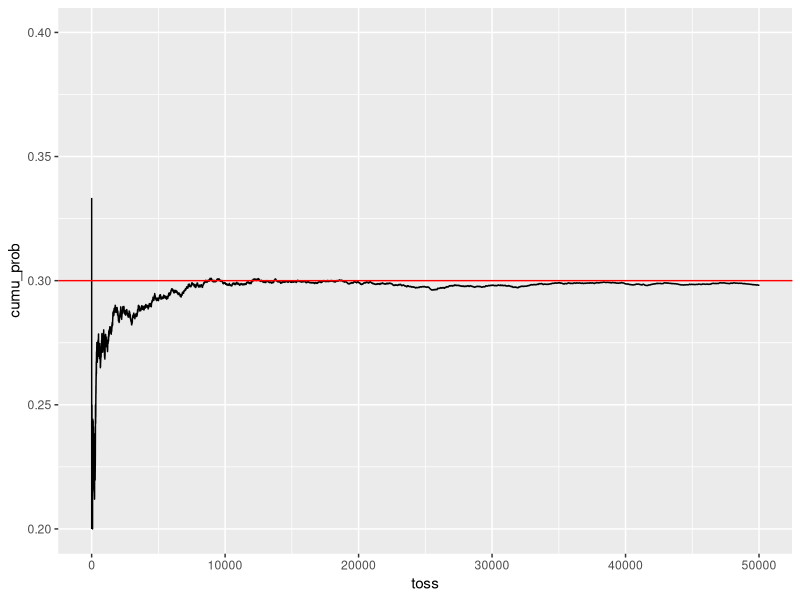
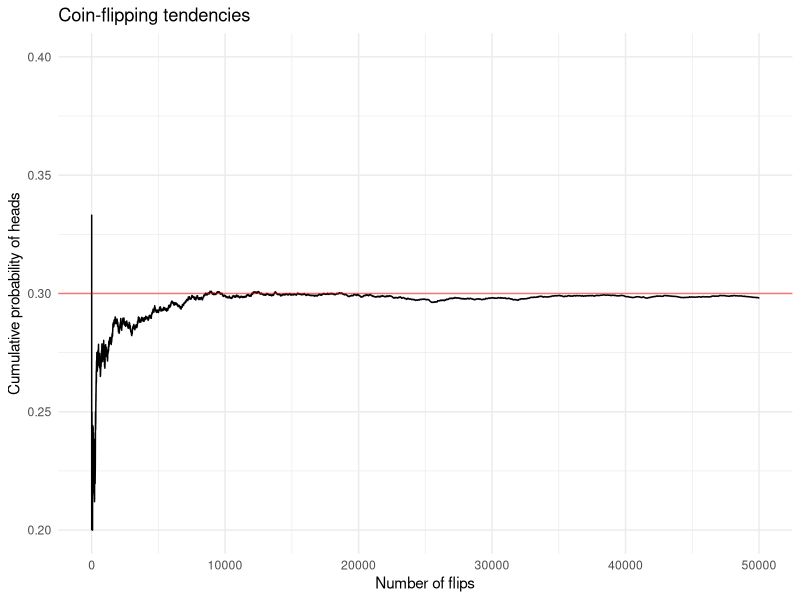
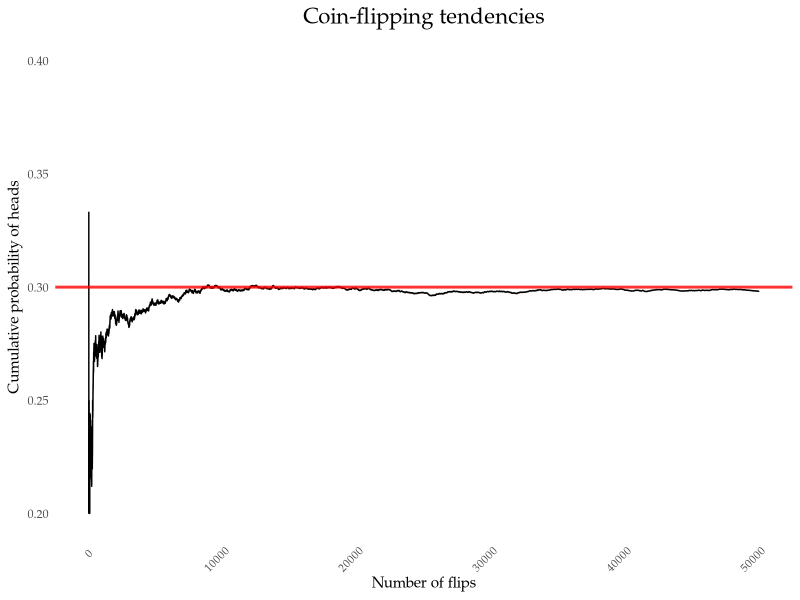
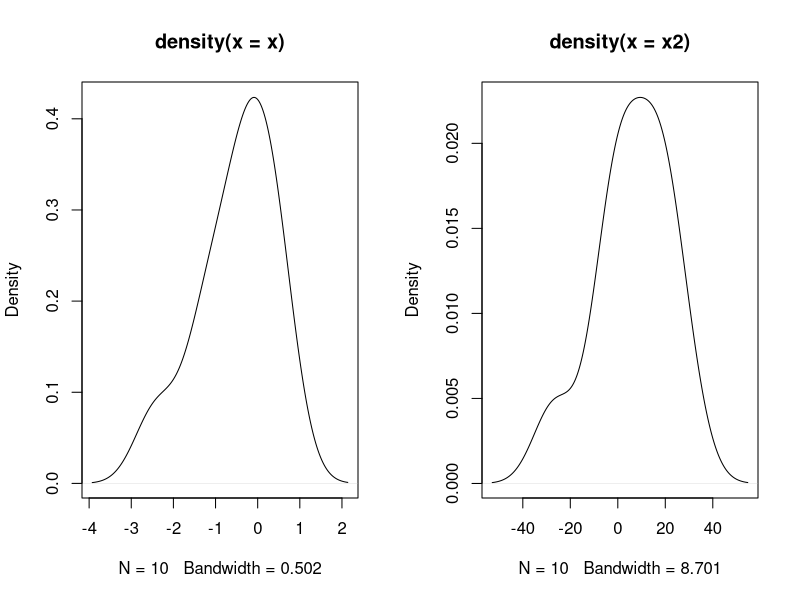
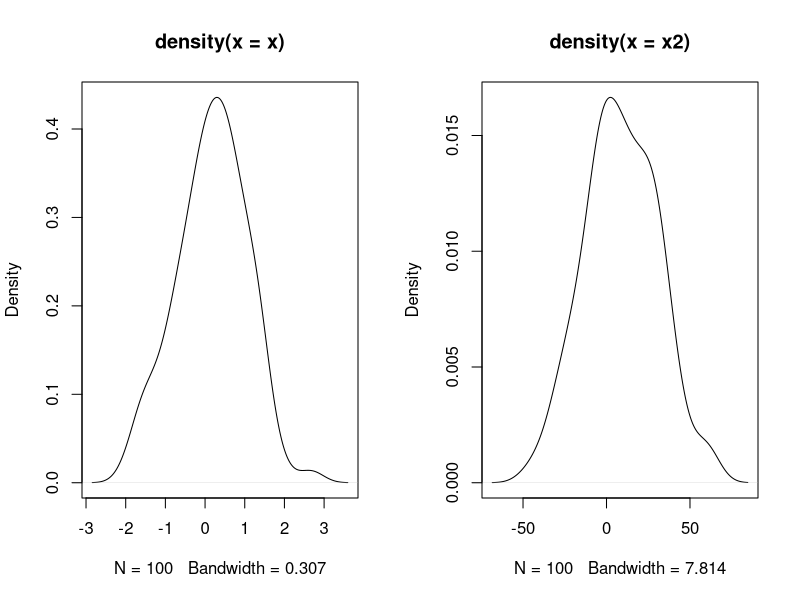
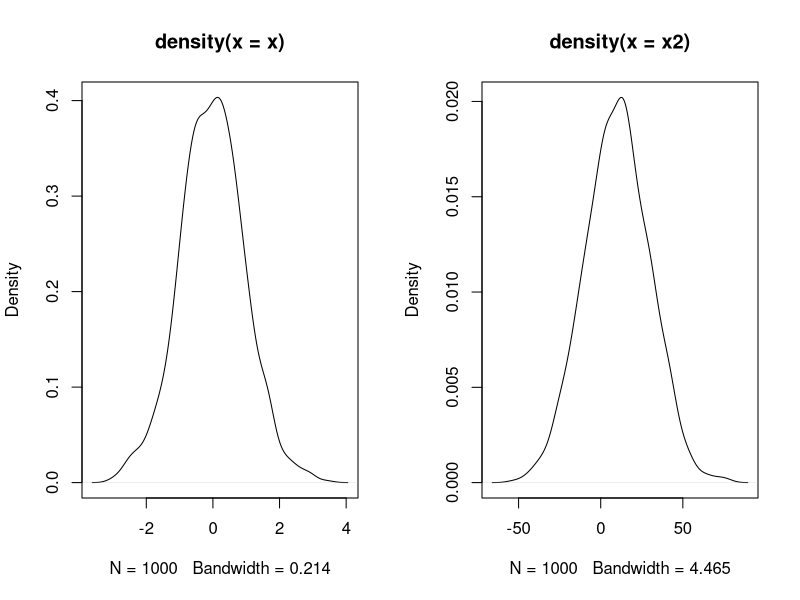
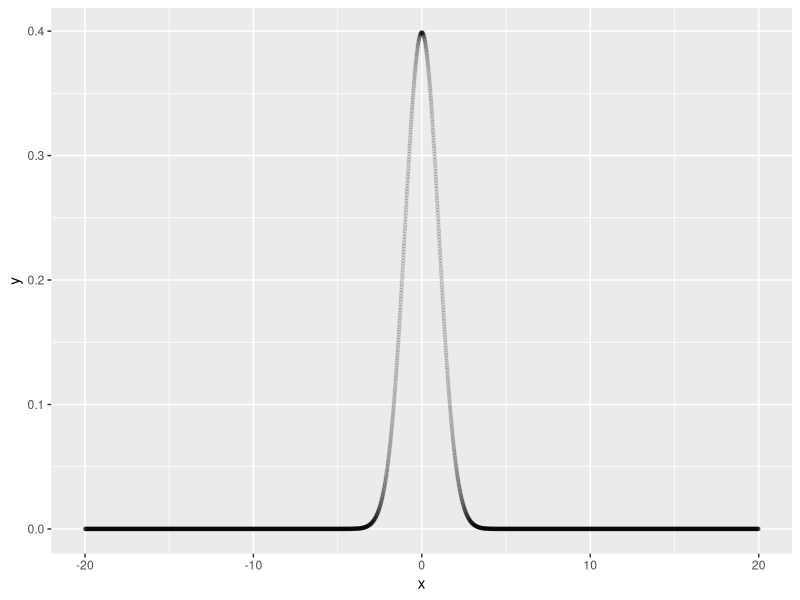
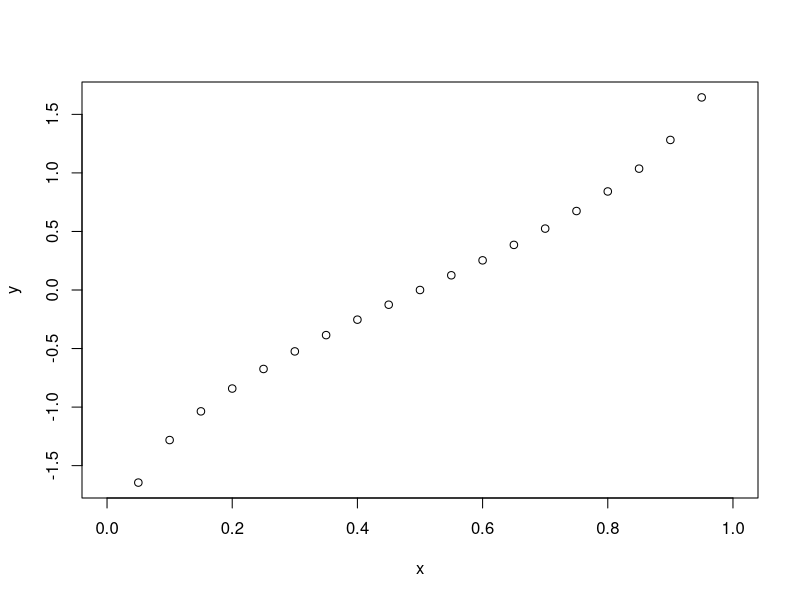

The R source for these figures, in order:
# POLITSC 7551, Fall 2016
# Instructor: Jan Pierskalla
# Thanks to Jacob Montgomery for sharing his original R scripts!
# Modified Fall 2018, Adam Lauretig


####################################################
# Probability and Probability Distributions
####################################################
library(ggplot2)
# Law of Large Numbers 

set.seed(1212) # sets the random number generator
n <- 50000  # number of coin flips we want to simulate
p <- 0.3 # probability of head
# flip 50000 coins and store the result
x <- sample(0:1, n, replace = TRUE, prob = c(1 - p, p))
s <- cumsum(x) # creates a vector that counts the running number of heads
r <- s/(1:n) # calculates the percentage of heads after trial i

# let's plot this out, using ggplot
# first, we'll need to put our data in a data.frame 

coin_df <- data.frame(toss = 1:n, cumu_prob = r)

# now, we'll use ggplot, where we first name our data.frame, 
# and then, in aes() tell it x & y. let's also, add a line for the "true" 
# probability, and change our axes slightly
ggplot(data = coin_df, aes(x = toss, y = cumu_prob)) + 
  geom_line() + geom_hline(yintercept = p, color = "red") + 
  xlim(0, nrow(coin_df)) + ylim(p - .1, p + .1)


# that plot was functional, let's make this look nice, using themes:
ggplot(data = coin_df, aes(x = toss, y = cumu_prob)) + 
  geom_line() + geom_hline(yintercept = p, alpha = .5, color = "red") + 
  theme_minimal() + xlim(0, nrow(coin_df)) + ylim(p - .1, p + .1) + 
  labs(title = "Coin-flipping tendencies", x = "Number of flips", 
    y = "Cumulative probability of heads")

# we can even customize this even more, changing the font, and making it super minimalist:
ggplot(data = coin_df, aes(x = toss, y = cumu_prob)) + 
  geom_line() + geom_hline(yintercept = p, alpha = .8, color = "red", lwd = 1) + 
  theme_minimal() + xlim(0, nrow(coin_df)) + ylim(p - .1, p + .1) + 
  labs(title = "Coin-flipping tendencies", x = "Number of flips", 
    y = "Cumulative probability of heads") + 
  theme(panel.background =  element_blank(),  # remove box
    panel.grid.major =  element_blank(), # remove grid lines
    panel.grid.minor = element_blank(), # remove grid lines
    legend.key = element_blank(), # remove legend
    legend.title=element_blank(), #remove legend title 
    text = element_text(family = "Palatino"), # font for titles and axis lables
    axis.text.x = element_text(size=8, angle = 45, vjust = .75, hjust = .85), # rotate x-axis labels
    axis.line = element_blank(), # no bold axis lines
    plot.title = element_text(size=16, hjust = .5), #bigger title, moved to the middle
    strip.background =  element_blank()) 

# generate random variables

x <- rnorm(1)
x

x <- rnorm(1,mean=10, sd=20)
x

x <- rnorm(10)
x2 <- rnorm(10,mean=10, sd=20)
par(mfrow = c(1, 2))
plot(density(x))
plot(density(x2))

x <- rnorm(100)
x2 <- rnorm(100,mean=10, sd=20)
par(mfrow=c(1,2))
plot(density(x))
plot(density(x2))

x <- rnorm(1000)
x2 <- rnorm(1000,mean=10, sd=20)
par(mfrow=c(1,2))
plot(density(x))
plot(density(x2))

# theoretical normal density
par(mfrow=c(1,1))
dnorm(0.5,mean=5,sd=1) #value of the density/pdf at x

x <- seq(-20,20,by=.01)
y <- dnorm(x) 
ideal_density <- data.frame(x, y)
ggplot(data = ideal_density, aes(x, y)) + geom_point(pch = 20, alpha = .1)
# pch argument sets the appearance of the points on the plot 

#####################################################################################
#1) Normal Table Values in R-calculating probability z is less/greater than some value

?pnorm #pnorm is a function which tells you the probability of finding a value 
#less than z (your input) under a normal distribution with given mean and sd (CDF)

pnorm(2, mean = 0, sd = 1) #.977 probability z is less than 2

1 - pnorm(2, mean = 0, sd = 1) #.022 probability z is > than 2
pnorm(2, mean = 0, sd = 1, lower.tail=F) #same thing

#probability b/t 0 and 2
great0 <- 1 - pnorm(0, mean = 0, sd = 1) #probability greater than 0
less2 <- pnorm(2, mean = 0, sd = 1) #probability less than 2

less2-great0 #probability b/t 0 and 2
###############################################################################

qnorm(0.5) # reverse of the CDF, feed it a probability and it tells you the corresponding z-score
x <- seq(0,1,by=.05)
y <- qnorm(x)
plot(x,y)


?qnorm

qnorm(0.5)
qnorm(0.5, mean = 1)
qnorm(0.5, mean = 1, sd = 2)
qnorm(0.5, mean = 2, sd = 2)
qnorm(0.5, mean = 2, sd = 4)

qnorm(0.25, mean = 2, sd = 2)
pnorm(0.6510205, mean = 2, sd = 2)

# Getting critical z values for a given level of confidence (reverse of CDF)
# We will use this all the time for hypothesis testing

# What is the z-value for which there is a 0.005 probability
# of observing a z-score lower than that?
qnorm(0.005, mean = 0, sd = 1) 
# What is the z-value for which there is a 0.005 probability
# of observing a z-score higher than that?
qnorm(0.005, mean = 0, sd = 1, lower.tail=FALSE)   



# there are other random variables. Check out:
# rbinom()
# runif()
# rpois()
# rgamma()

#quantile function for a chi-squared distribution with 4 degrees of freedom
qchisq(.9, df = 4)
chi <- rchisq(5000, df = 4)
plot(density(chi))

#probability mass function for a Poisson distribution with intensity parameter 9
dpois(5,lambda = 9)
d <- rpois(5000, lambda = 9)
plot(density(d))



#################################################################################


